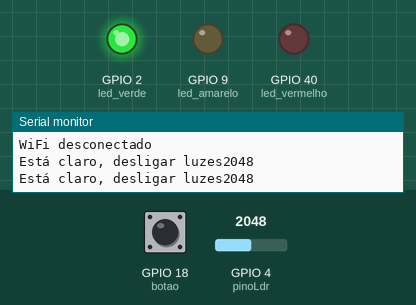
Recording of a sketch running on a simulated ESP32-S3. Parts: output pins drawn as LEDs (lit = HIGH), the last lines printed to the serial monitor. Dashed ring = blinking. The inputs (shaded band) are chosen by the test bench; at power-on: GPIO 4 (pinoLdr) = 2048, GPIO 18 (botao) HIGH. WiFi joins after 1.5 s; servers stay silent unless stated.

Above: at 5.8 s.
5.9 s: GPIO 4 (pinoLdr) set to 630
12.2 s: GPIO 4 (pinoLdr) set to 538
At 20.6 s:
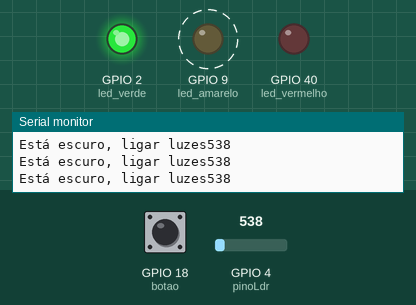
20.7 s: GPIO 4 (pinoLdr) set to 640
At 21.6 s:
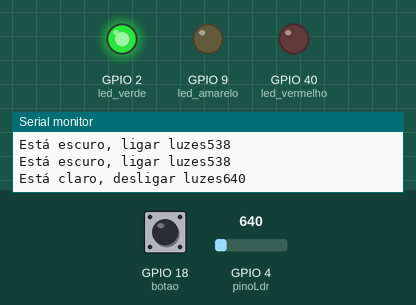
Timing chart, 0 to 23.7 s (numbered marks = the images above; inputs shaded):
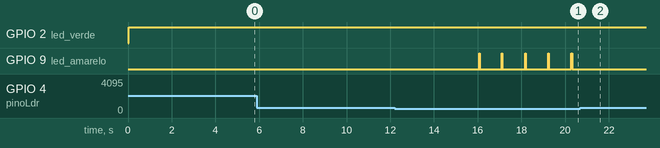

Measured:
- the behaviour switches between 601 and 600 on GPIO 4 (pinoLdr) (found by bisection; images 0 and 1)
- after the input at 12.2 s, GPIO 9 (led_amarelo): alternates HIGH for 0.03 s and LOW for 1.0 s, starting after 3.9 s
- after the input at 20.7 s, GPIO 9 (led_amarelo): stops changing and stays LOW

The sketch:

sketch.ino
```cpp
#include <WiFi.h>
#include <HTTPClient.h>

#define led_verde 2 // Pino utilizado para controle do led verde
#define led_amarelo 9 // Pino utilizado para controle do led amarelo
#define led_vermelho 40 // Pino utilizado para controle do led vermelho

const int botao = 18;  // Pino utilizado para captar sinal do botão
int estadoBotao = 0;  // Variável para leitura do estado do botão

const int pinoLdr = 4;  // Pino utilizado para captar sinal do sensor de luminosidade LDR
int limite=600; // Limite para disparo de ação do LDR

// Variáveis para debounce
unsigned long lastDebounceTime = 0; // Último momento de mudança de estado
unsigned long debounceDelay = 50; // Intervalo do debounce (50 ms)
bool lastButtonState = false;  // Último estado do botão

void setup() {

  // Configuração inicial dos pinos para controle dos leds como OUTPUTs (saídas) do ESP32
  pinMode(led_verde,OUTPUT);
  pinMode(led_vermelho,OUTPUT);
  pinMode(led_amarelo,OUTPUT);

  // Inicialização das entradas
  pinMode(botao, INPUT); // Inicializa o pino do botão como INPUT (entrada)
  pinMode(pinoLdr, INPUT); // Inicializa o pino do botão como INPUT (entrada)

  digitalWrite(led_verde, LOW); // Inicializa o led verde como LOW (apagado)
  digitalWrite(led_vermelho, LOW); // Inicializa o led vermelho como LOW (apagado)
  digitalWrite(led_amarelo, LOW); // Inicializa o led amarelo como LOW (apagado)

  Serial.begin(9600); // Configuração para debug por interface serial entre ESP e computador com baud rate de 9600

  WiFi.begin("Wokwi-GUEST", ""); // Conexão à rede WiFi aberta com SSID Wokwi-GUEST

  while (WiFi.status() == WL_CONNECT_FAILED) {
    delay(100);
    Serial.print(".");
  }
  Serial.println("Conectado ao WiFi com sucesso!"); // Considerando que saiu do loop acima, o ESP32 agora está conectado ao WiFi (outra opção é colocar este comando dentro do if abaixo)

  // Verifica estado do botão
  estadoBotao = digitalRead(botao);
  if (estadoBotao == HIGH) {
    Serial.println("Botão pressionado!");
  } else {
    Serial.println("Botão não pressionado!");
  }

  if(WiFi.status() == WL_CONNECTED){ // Se o ESP32 estiver conectado à Internet
    HTTPClient http;

    String serverPath = "http://www.google.com.br/"; // Endpoint da requisição HTTP

    http.begin(serverPath.c_str());

    int httpResponseCode = http.GET(); // Código do Resultado da Requisição HTTP

    if (httpResponseCode>0) {
      Serial.print("Resposta HTTP: ");
      Serial.println(httpResponseCode);
      String payload = http.getString();
      Serial.println(payload);
      }
    else {
      Serial.print("Código do erro: ");
      Serial.println(httpResponseCode);
      }
      http.end();
    }

  else {
    Serial.println("WiFi desconectado");
  }
}

bool claro = true; // Variável que guarda se está claro (true) ou escuro (false)
bool estado_amarelo = false; // Variável que guarda se o led amarelo está aceso (true) ou apagado (false)
bool estado_verde = false; // Variável que guarda se o led verde está aceso (true) ou apagado (false)
bool estado_vermelho = false; // Variável que guarda se o led vermelho está aceso (true) ou apagado (false)

// Função que apaga leds
void apagar(int led){
  digitalWrite(led, LOW);
  if (led == 2){
    estado_verde = false;
  } else if (led == 9){
    estado_amarelo = false;
  } else {
    estado_vermelho = false;
  }
}

// Função qeu liga leds
void acender(int led){
  digitalWrite(led, HIGH);
  if (led == 2){
    estado_verde = true;
  } else if (led == 9){
    estado_amarelo = true;
  } else {
    estado_vermelho = true;
  }
}

int inicio = millis(); // variável que guarda o incio do ciclos (modificada a cada rotina específica)

void loop() {
  int estadoLdr=analogRead(pinoLdr);

  if(estadoLdr <= limite){
    Serial.print("Está escuro, ligar luzes");
    Serial.println(estadoLdr);
    int intervalo = 1000;

    if (claro){
      inicio = millis(); // Inicio do ciclo de piscadas do led amarelo
      claro = false; // Salva que agora está escuro
    }

    if (!claro && millis() - inicio >= intervalo){
      if (estado_amarelo){
        apagar(led_amarelo);
        inicio = millis(); // Determina que o ciclo recomeçou
      } else {
        acender(led_amarelo);
      }
    }

  } else {
    if (!claro){
      claro = true;
    }

    inicio = millis();

    Serial.print("Está claro, desligar luzes");
    Serial.println(estadoLdr);
    apagar(led_amarelo);
    apagar(led_verde);
    apagar(led_vermelho);

    acender(led_verde);
    if (claro && millis() - inicio == 3000){
      if (estado_verde){
        apagar(led_verde);
      }
      acender(led_amarelo);
    }

    if (claro && millis() - inicio == 5000){
      if (estado_amarelo){
        apagar(led_amarelo);
      }
      acender(led_vermelho);
    }

    if (digitalRead(botao) == HIGH && estado_vermelho){
      delay(1000);
      apagar(led_vermelho);
      inicio = millis();
    } else {
      delay(5000);
    }
  }
}
```
